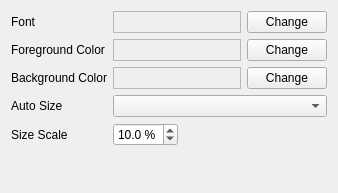
<?xml version="1.0" encoding="UTF-8"?>
<ui version="4.0">
 <class>OsdStyle_Widget</class>
 <widget class="QWidget" name="OsdStyle_Widget">
  <property name="geometry">
   <rect>
    <x>0</x>
    <y>0</y>
    <width>338</width>
    <height>193</height>
   </rect>
  </property>
  <layout class="QGridLayout" name="gridLayout">
   <item row="0" column="0">
    <widget class="QLabel" name="label">
     <property name="text">
      <string>Font</string>
     </property>
    </widget>
   </item>
   <item row="0" column="1">
    <widget class="QLabel" name="fontLabel">
     <property name="sizePolicy">
      <sizepolicy hsizetype="MinimumExpanding" vsizetype="Preferred">
       <horstretch>0</horstretch>
       <verstretch>0</verstretch>
      </sizepolicy>
     </property>
     <property name="minimumSize">
      <size>
       <width>100</width>
       <height>0</height>
      </size>
     </property>
     <property name="frameShape">
      <enum>QFrame::StyledPanel</enum>
     </property>
     <property name="frameShadow">
      <enum>QFrame::Sunken</enum>
     </property>
     <property name="text">
      <string notr="true"/>
     </property>
     <property name="alignment">
      <set>Qt::AlignCenter</set>
     </property>
    </widget>
   </item>
   <item row="0" column="2">
    <widget class="QPushButton" name="fontButton">
     <property name="text">
      <string>Change</string>
     </property>
    </widget>
   </item>
   <item row="1" column="0">
    <widget class="QLabel" name="label_3">
     <property name="text">
      <string>Foreground Color</string>
     </property>
    </widget>
   </item>
   <item row="1" column="1">
    <widget class="QLabel" name="fgColorLabel">
     <property name="sizePolicy">
      <sizepolicy hsizetype="Expanding" vsizetype="Preferred">
       <horstretch>0</horstretch>
       <verstretch>0</verstretch>
      </sizepolicy>
     </property>
     <property name="frameShape">
      <enum>QFrame::StyledPanel</enum>
     </property>
     <property name="frameShadow">
      <enum>QFrame::Sunken</enum>
     </property>
     <property name="text">
      <string/>
     </property>
     <property name="alignment">
      <set>Qt::AlignCenter</set>
     </property>
    </widget>
   </item>
   <item row="1" column="2">
    <widget class="QPushButton" name="fgColorButton">
     <property name="text">
      <string>Change</string>
     </property>
    </widget>
   </item>
   <item row="2" column="0">
    <widget class="QLabel" name="label_4">
     <property name="text">
      <string>Background Color</string>
     </property>
    </widget>
   </item>
   <item row="2" column="1">
    <widget class="QLabel" name="bgColorLabel">
     <property name="sizePolicy">
      <sizepolicy hsizetype="Expanding" vsizetype="Preferred">
       <horstretch>0</horstretch>
       <verstretch>0</verstretch>
      </sizepolicy>
     </property>
     <property name="frameShape">
      <enum>QFrame::StyledPanel</enum>
     </property>
     <property name="frameShadow">
      <enum>QFrame::Sunken</enum>
     </property>
     <property name="text">
      <string/>
     </property>
     <property name="alignment">
      <set>Qt::AlignCenter</set>
     </property>
    </widget>
   </item>
   <item row="2" column="2">
    <widget class="QPushButton" name="bgColorButton">
     <property name="text">
      <string>Change</string>
     </property>
    </widget>
   </item>
   <item row="3" column="0">
    <widget class="QLabel" name="label_8">
     <property name="text">
      <string>Auto Size</string>
     </property>
    </widget>
   </item>
   <item row="3" column="1" colspan="2">
    <widget class="QComboBox" name="scale">
     <property name="sizeAdjustPolicy">
      <enum>QComboBox::AdjustToContents</enum>
     </property>
    </widget>
   </item>
   <item row="4" column="0">
    <widget class="QLabel" name="label_7">
     <property name="text">
      <string>Size Scale</string>
     </property>
    </widget>
   </item>
   <item row="4" column="1" colspan="2">
    <layout class="QHBoxLayout" name="horizontalLayout">
     <item>
      <widget class="QDoubleSpinBox" name="size">
       <property name="accelerated">
        <bool>true</bool>
       </property>
       <property name="suffix">
        <string> %</string>
       </property>
       <property name="decimals">
        <number>1</number>
       </property>
       <property name="maximum">
        <double>99.000000000000000</double>
       </property>
       <property name="singleStep">
        <double>0.500000000000000</double>
       </property>
       <property name="value">
        <double>10.000000000000000</double>
       </property>
      </widget>
     </item>
     <item>
      <spacer name="horizontalSpacer_4">
       <property name="orientation">
        <enum>Qt::Horizontal</enum>
       </property>
       <property name="sizeHint" stdset="0">
        <size>
         <width>0</width>
         <height>0</height>
        </size>
       </property>
      </spacer>
     </item>
    </layout>
   </item>
   <item row="5" column="0" colspan="3">
    <spacer name="verticalSpacer">
     <property name="orientation">
      <enum>Qt::Vertical</enum>
     </property>
     <property name="sizeHint" stdset="0">
      <size>
       <width>0</width>
       <height>0</height>
      </size>
     </property>
    </spacer>
   </item>
  </layout>
 </widget>
 <resources/>
 <connections/>
</ui>
